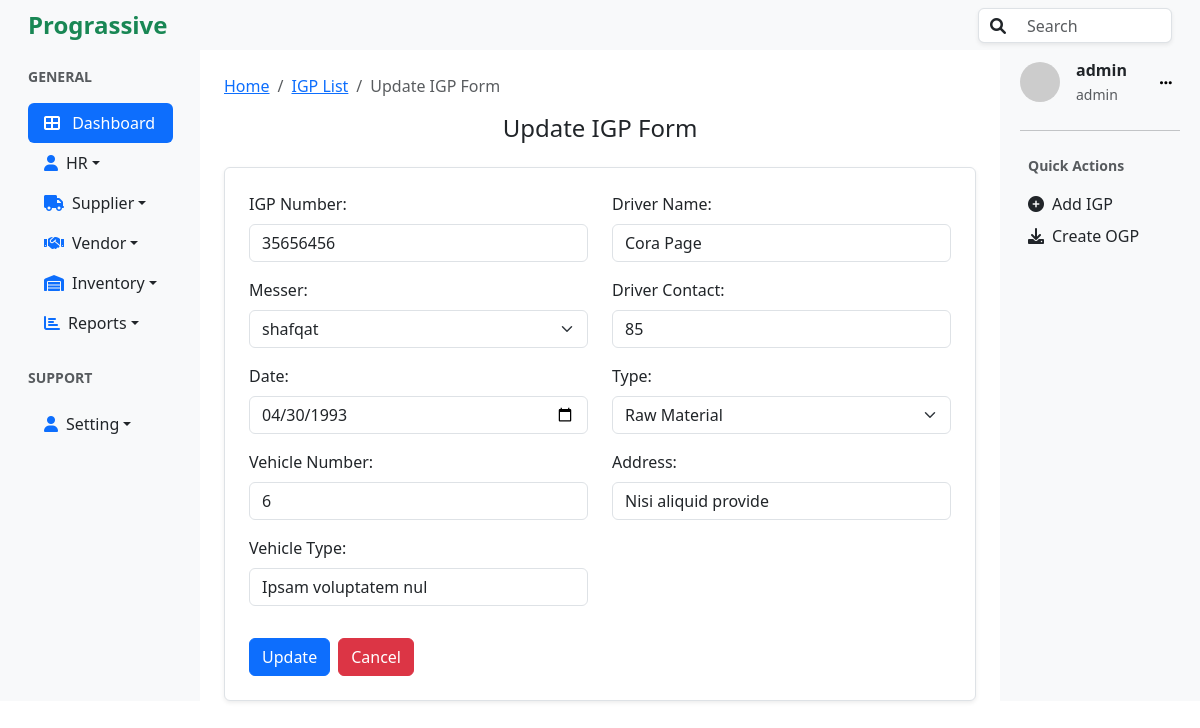
/igp/udpate/20/ (signed in), run on the app's committed database.
### igp/models.py (models this page shows, shortened)
class IGP(models.Model):
    igp_number = models.CharField(max_length=20, unique=True)
    messer = models.ForeignKey(Supplier,on_delete=models.CASCADE)
    date = models.DateField(default=timezone.now)
    vehicle_number = models.CharField(max_length=20, blank=True, null=True)
    vehicle_type = models.CharField(max_length=50, blank=True, null=True)
    driver_name = models.CharField(max_length=50, blank=True, null=True)
    driver_contact = models.CharField(max_length=15, blank=True, null=True)
    category=models.ForeignKey(Category, on_delete=models.CASCADE)
    address=models.CharField(max_length=100, null=False, blank=False)

### suppliers/models.py (models this page shows, shortened)
class Supplier(models.Model):
    name=models.CharField(max_length=20, blank=False, unique=True)
    phone=models.CharField(max_length=15)
    address =models.CharField(max_length=100, blank=True, null=True)

### categories/models.py (models this page shows, shortened)
class Category(models.Model):
    name=models.CharField(max_length=30, null=False, blank=False, unique=True)
    description = models.TextField(null=True, blank=True)

### accounts/models.py (models this page shows, shortened)
class User(AbstractUser):
    role = models.ForeignKey(Role, on_delete=models.SET_NULL, null=True, blank=True)

class Role(models.Model):
    ADMIN = 'admin'
    HR = 'hr'
    STAFF = 'staff'
    ROLE_CHOICES = [
        (ADMIN, 'Admin'),
        (HR, 'HR'),
        (STAFF, 'Staff'),
    ]
    name = models.CharField(max_length=50, choices=ROLE_CHOICES, default=STAFF)
    description = models.TextField(blank=True)
    def __str__(self):
        return self.name

### igp/views.py (the view)
# urls.py: path('udpate/<int:pk>/', views.update_igp, name="update_igp"),
@login_required
@role_required('staff','hr','admin')
def update_igp(request, pk):
    igp = IGP.objects.get(id=pk)
    suppliers = Supplier.objects.all()
    categories = Category.objects.all()
    if request.method == "POST":
        form = IGPForm(request.POST, instance=igp)
        if form.is_valid():
            igp = form.save()
            igp_number = igp.igp_number
            return redirect(reverse("update_igp_items", kwargs={'igp_number': igp_number}))
        else:
            messages.error(request, "Validation Error ")
    else:
        form = IGPForm(instance=igp)
    return render(request, "edit_igp.html", {"form":form, "suppliers":suppliers, "categories":categories,"igp":igp})

### igp/forms.py
class IGPForm(forms.ModelForm):
    class Meta:
        model = IGP
        fields = [
            'igp_number',
            'messer',
            'date',
            'vehicle_number',
            'vehicle_type',
            'driver_name',
            'driver_contact',
            'category',
            'address'
            ]

### igp/templates/edit_igp.html (shortened to what this page needs)
{% extends 'base.html' %}
{% block content %}
<div class="container mt-4">
    <nav aria-label="breadcrumb">
        <ol class="breadcrumb">
            <li class="breadcrumb-item"><a href="#">Home</a></li>
            <li class="breadcrumb-item"><a href="{% url 'igp_list' %}">IGP List</a></li>
            <li class="breadcrumb-item active" aria-current="page">Update IGP Form</li>
        </ol>
    </nav>
    <div class="d-flex justify-content-center mb-3">
        <h1 class="h4">Update IGP Form</h1>
    </div>
    <form method="post" action="{% url 'update_igp' igp.id %}" class="border rounded p-4 shadow-sm bg-white">
        <div class="row">
            <div class="col-md-6">
                <div class="mb-3">
                    <label for="igp_number" class="form-label">IGP Number:</label>
                    <input type="text" name="igp_number" class="form-control" id="igp_number"
                           placeholder="Please Enter IGP Number..." value="{{ igp.igp_number }}" required>
                </div>
                <div class="mb-3">
                    <label for="messer" class="form-label">Messer:</label>
                    <select id="messer" name="messer" class="form-select" required>
                        {% for s in suppliers %}
                            <option value="{{ s.id }}" {% if igp.messer_id == s.id %}selected{% endif %}>{{ s.name }}</option>
                        {% endfor %}
                    </select>
                </div>
                <div class="mb-3">
                    <label for="date" class="form-label">Date:</label>
                    <input type="date" name="date" class="form-control" id="date" value="{{ igp.date|date:'Y-m-d' }}" required>
                </div>
                <div class="mb-3">
                    <label for="vehicle_number" class="form-label">Vehicle Number:</label>
                    <input type="text" name="vehicle_number" class="form-control" id="vehicle_number"
                           placeholder="Enter Your Vehicle Number..." value="{{ igp.vehicle_number }}">
                </div>
                <div class="mb-3">
                    <label for="vehicle_type" class="form-label">Vehicle Type:</label>
                    <input type="text" name="vehicle_type" class="form-control" id="vehicle_type"
                           placeholder="Please Enter Vehicle Type" value="{{ igp.vehicle_type }}">
                </div>
            </div>
            <div class="col-md-6">
                <div class="mb-3">
                    <label for="driver_name" class="form-label">Driver Name:</label>
                    <input type="text" name="driver_name" class="form-control" id="driver_name"
                           placeholder="Please Enter Driver Name" value="{{ igp.driver_name }}">
                </div>
                <div class="mb-3">
                    <label for="driver_contact" class="form-label">Driver Contact:</label>
                    <input type="text" name="driver_contact" class="form-control" id="driver_contact"
                           placeholder="Please Enter Driver Contact" value="{{ igp.driver_contact }}">
                </div>
                <div class="mb-3">
                    <label for="category" class="form-label">Type:</label>
                    <select id="category" name="category" class="form-select" required>
                        {% for category in categories %}
                            <option value="{{ category.id }}" {% if igp.category_id == category.id %}selected{% endif %}>
                                {{ category.name }}
                            </option>
                        {% endfor %}
                    </select>
                </div>
                <div class="mb-3">
                    <label for="address" class="form-label">Address:</label>
                    <input type="text" name="address" class="form-control" id="address" placeholder="Please Enter Address" value="{{ igp.address }}">
                </div>
            </div>
        </div>
        <div class="d-flex justify-content-start mt-3">
            <button type="submit" class="btn btn-primary me-2">Update</button>
            <button type="button" class="btn btn-danger" onclick="cancelAction()">Cancel</button>
        </div>
    </form>
</div>
{% endblock %}

### templates/right_sidebar.html (shortened to what this page needs)
<div class=" bg-light p-2">
  <div class="d-flex align-items-center mb-4 ml-2">
    <img
      src="https://ui-avatars.com/api/?name={{user.username}}"
      alt="User Avatar"
      class="rounded-circle me-3"
      width="40"
    />
    <div>
      <p class="mb-0 fw-bold">{{user.username}}</p>
      <small class="text-muted">{{user.role}}</small>
    </div>
    <button class="btn btn-light btn-sm ms-auto" style="box-shadow: none; border:1px;">
      <i class="fa fa-ellipsis-h"></i>
    </button>
  </div>
  <hr />
  <div class="mb-4 p-2">
    <p class="text-muted small fw-bold">Quick Actions</p>
    <ul class="list-unstyled">
      <li class="mb-2">
        <a href="{% url 'create_igp'%}" class="d-flex align-items-center text-dark text-decoration-none">
          <i class="fa fa-plus-circle me-2"></i> Add IGP
        </a>
      </li>
      <li>
        <a href="#" class="d-flex align-items-center text-dark text-decoration-none">
          <i class="fa fa-download me-2"></i> Create OGP
        </a>
      </li>
    </ul>
  </div>
</div>

### data on the page
IGP: igp_number "35656456", messer "shafqat", date "04/30/1993", vehicle_number "6", vehicle_type "Ipsam voluptatem nul", driver_name "Cora Page", driver_contact "85", category "Raw Material", address "Nisi aliquid provide"
User: username "admin", role "admin"
